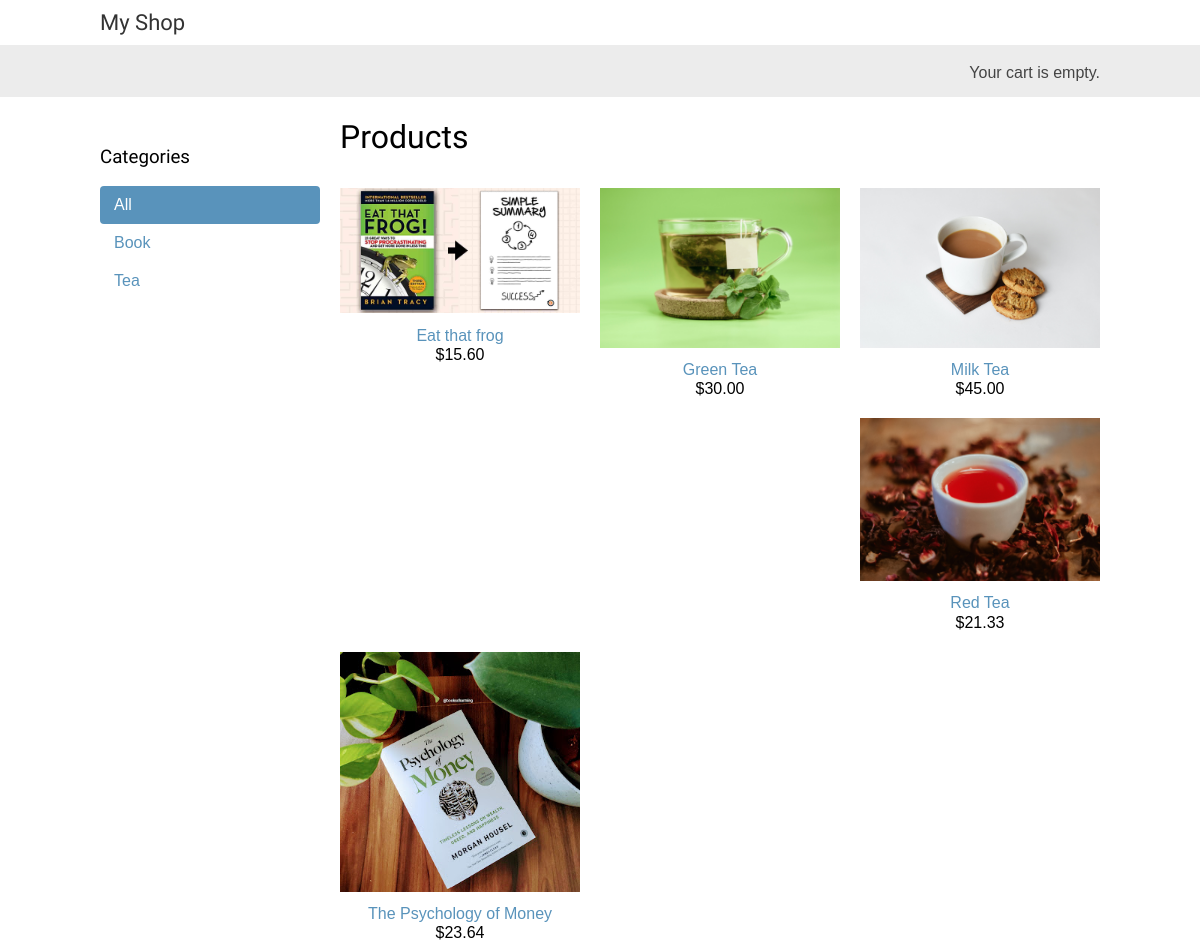
The page / on the database its author committed.
### shop/models.py (models this page shows, shortened)
class Category(models.Model):
    name = models.CharField(max_length=200)
    slug = models.SlugField(max_length=200,unique=True)
    class Meta:
        ordering = ['name']
        indexes = [
            models.Index(fields=['name']),
        ]
        verbose_name = 'category'
        verbose_name_plural = 'categories'
    def get_absolute_url(self):
        return reverse('shop:product_list_by_category',args=[self.slug])

class Product(models.Model):
    category = models.ForeignKey(Category,related_name='products',on_delete=models.CASCADE)
    name = models.CharField(max_length=200)
    slug = models.SlugField(max_length=200)
    image = models.ImageField(upload_to='product/%Y/%m/%d',blank=True)
    description = models.TextField(blank=True)
    price = models.DecimalField(max_digits=10,decimal_places=2)
    available = models.BooleanField(default=True)
    created = models.DateTimeField(auto_now_add=True)
    updated = models.DateTimeField(auto_now=True)
    class Meta:
        ordering = ['name']
        indexes = [
            models.Index(fields=['id','slug']),
            models.Index(fields=['name']),
            models.Index(fields=['-created']),
        ]
    def get_absolute_url(self):
        return reverse('shop:product_detail',args=[self.id,self.slug])

### shop/views.py (the view)
# urls.py: path('',views.product_list,name='product_list'),
def product_list(request,category_slug = None):
    category = None
    categories = Category.objects.all()
    products = Product.objects.filter(available=True)
    if category_slug:
        category = get_object_or_404(Category,slug =category_slug)
        products = products.filter(category=category)
    return render(request,'shop/product/list.html',{'category':category,'categories':categories,'products':products})

### cart/cart.py (called while the page is built)
    def __len__(self):
        return sum(item['quantity'] for item in self.cart.values())

### cart/context_processor.py (called while the page is built)
def cart(request):
    return {'cart':Cart(request)}

### shop/templates/shop/product/list.html (shortened to what this page needs)
{% extends "shop/base.html" %}
{% load static %}
{% block content %}
    <div id="sidebar">
        <h3>Categories</h3>
        <ul>
            <li {% if not category %} class="selected" {% endif %}>
                <a href="{% url 'shop:product_list' %}"> All </a>
            </li>
            {% for c in categories %}
            <li {% if category.slug == c.slug %} class="selected" {% endif %}>
                <a href="{{ c.get_absolute_url }}">{{c.name}}</a>
            </li>
            {% endfor %}
        </ul>
    </div>
    <div id="main" class="product-list">
        <h1>
            {% if category %}{{ category.name }}{% else %}Products{% endif %}
        </h1>
        {% for product in products %}
            <div class="item">
                <a href="{{ product.get_absolute_url }}">
                    <img src="{% if product.image %}{{ product.image.url }}{% else %}{% static 'img/no_image.png'%}{% endif %}" alt="">
                    <a href="{{ product.get_absolute_url }}">{{ product.name}}</a>
                    <br>
                    ${{ product.price }}
                </a>
            </div>
        {% endfor %}
    </div>
{% endblock content %}

### shop/static/css/base.css (style rules this page uses)
body { margin:0; padding:0; font-family:helvetica, sans-serif; }
h1, h2, h3, h4, h5 , h6 { font-family: 'Ubuntu', sans-serif; font-weight:normal; }
a { text-decoration:none; color:#5993bb; }
#sidebar { width:220px; padding:30px 20px 0 0; float:left; }
#sidebar ul { margin:0; padding:0; }
#sidebar ul li { margin:0; list-style:none; padding:10px 14px; }
#sidebar ul li a { display:block; }
#sidebar ul li.selected { background:#5993bb; border-radius:4px; }
#sidebar ul li.selected a { color:#fff; }
#main { float:left; width: 96%; margin-right:-220px; overflow:hidden; }
.product-list .item { width:25%; padding:10px 20px 10px 0; float:left; text-align:center; line-height:1.2; }
.product-list .item img { width:100%; margin-bottom:8px; }

### rows shown on the page
Category: name "Book"
Category: name "Tea"
Product: image (picture), name "Eat that frog", price "15.60"
Product: image (picture), name "Green Tea", price "30.00"
Product: image (picture), name "Milk Tea", price "45.00"
Product: image (picture), name "Red Tea", price "21.33"
Product: image (picture), name "The Psychology of Money", price "23.64"
